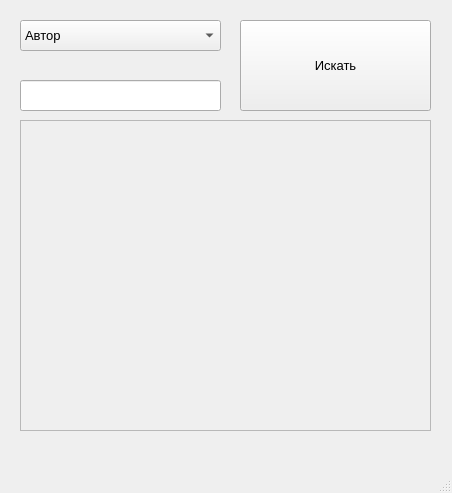
<?xml version="1.0" encoding="UTF-8"?>
<ui version="4.0">
 <class>MainWindow</class>
 <widget class="QMainWindow" name="MainWindow">
  <property name="geometry">
   <rect>
    <x>0</x>
    <y>0</y>
    <width>452</width>
    <height>493</height>
   </rect>
  </property>
  <property name="windowTitle">
   <string>MainWindow</string>
  </property>
  <widget class="QWidget" name="centralwidget">
   <widget class="QComboBox" name="comboBox">
    <property name="geometry">
     <rect>
      <x>20</x>
      <y>20</y>
      <width>201</width>
      <height>31</height>
     </rect>
    </property>
    <property name="font">
     <font>
      <pointsize>10</pointsize>
     </font>
    </property>
    <item>
     <property name="text">
      <string>Автор</string>
     </property>
    </item>
    <item>
     <property name="text">
      <string>Название</string>
     </property>
    </item>
   </widget>
   <widget class="QLineEdit" name="lineEdit">
    <property name="geometry">
     <rect>
      <x>20</x>
      <y>80</y>
      <width>201</width>
      <height>31</height>
     </rect>
    </property>
    <property name="font">
     <font>
      <pointsize>10</pointsize>
     </font>
    </property>
   </widget>
   <widget class="QPushButton" name="pushButton">
    <property name="geometry">
     <rect>
      <x>240</x>
      <y>20</y>
      <width>191</width>
      <height>91</height>
     </rect>
    </property>
    <property name="font">
     <font>
      <pointsize>10</pointsize>
     </font>
    </property>
    <property name="text">
     <string>Искать</string>
    </property>
   </widget>
   <widget class="QScrollArea" name="scrollArea">
    <property name="geometry">
     <rect>
      <x>20</x>
      <y>120</y>
      <width>411</width>
      <height>311</height>
     </rect>
    </property>
    <property name="widgetResizable">
     <bool>true</bool>
    </property>
    <widget class="QWidget" name="scrollAreaWidgetContents">
     <property name="geometry">
      <rect>
       <x>0</x>
       <y>0</y>
       <width>409</width>
       <height>309</height>
      </rect>
     </property>
    </widget>
   </widget>
  </widget>
  <widget class="QMenuBar" name="menubar">
   <property name="geometry">
    <rect>
     <x>0</x>
     <y>0</y>
     <width>452</width>
     <height>26</height>
    </rect>
   </property>
  </widget>
  <widget class="QStatusBar" name="statusbar"/>
 </widget>
 <resources/>
 <connections/>
</ui>
